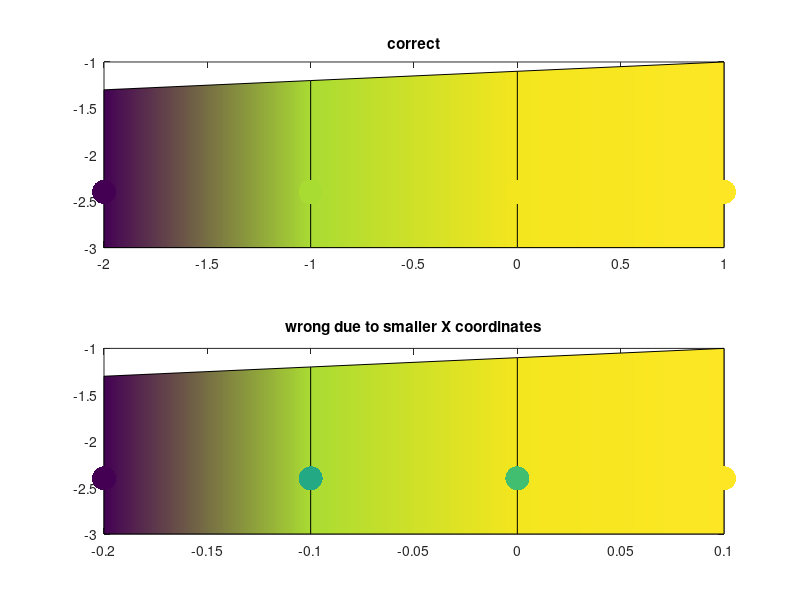

The MATLAB source for this figure: (Note: this script raises an error after producing the figure.)
%GRIDDATA_ERROR example to show that anisotrope scaling affects results
%
%  E.g. for t-z interpolkation, when dt is small (for instance times in datenum for profiles)
%  interpolation will favor time-nearness over z-nearness, and hence will corrupt
%  profiles. GRIDDATA does not use matrix topology as interp 2 does,
%  but destoys matrix topology and reconnects them using Delaunay triangulation.
%
%See also: griddata

X0 = [ -2   -1    0    1
       -2   -1    0    1]

X1 = [ -2   -1    0    1
       -2   -1    0    1]/10 % 10 times smaller X coordinates results in error

Y = [ -1.3   -1.2   -1.1   -1.0
      -3.0   -3.0   -3.0   -3.0]

V = [-15.9   -3.6   -1.9   -1.6
     -15.9   -3.6   -1.9   -1.6]

Xq0 = X0(1,:)
Xq1 = X1(1,:)

Yq = [-2.4 -2.4 -2.4 -2.4];

Vq0 = griddata(X0,Y,V,Xq0,Yq,'linear')
Vq1 = griddata(X1,Y,V,Xq1,Yq,'linear')

subplot(2,1,1)
h = pcolor(X0,Y,V);
shading interp
set(h,'EdgeColor','k')
hold on
scatter(Xq0,Yq,300,Vq0,'filled')
title('correct')

subplot(2,1,2)
h = pcolor(X1,Y,V);
shading interp
set(h,'EdgeColor','k')
hold on
scatter(Xq1,Yq,300,Vq1,'filled')
title('wrong due to smaller X coordinates')

%%

F = TriScatteredInterp([X0(:) Y(:)], V(:));F([Xq0(:) Yq(:)])
F = TriScatteredInterp([X1(:) Y(:)], V(:));F([Xq1(:) Yq(:)])
